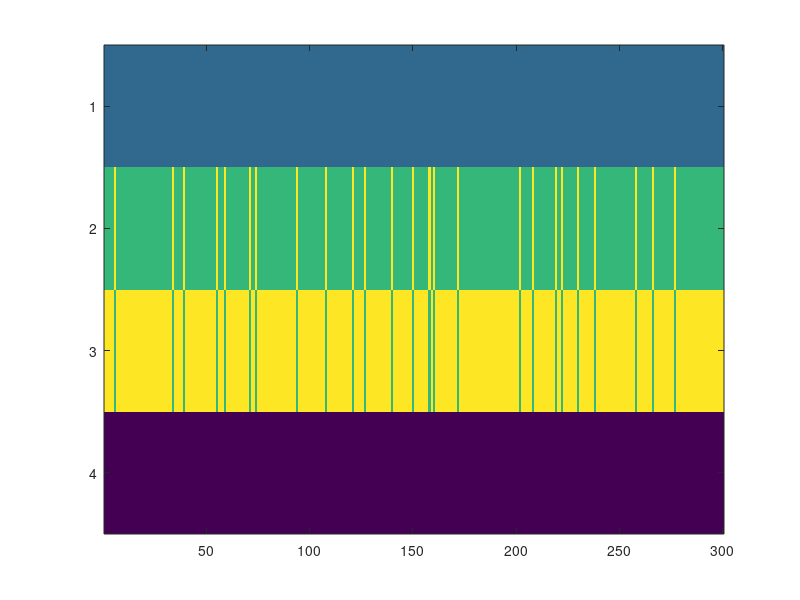

Write MATLAB code to recreate this figure.
a = [1;2;3;0];
b = [1;3;2;0];
r = rand(1,300) < 0.10;

ff = find(r);
ii = find(diff(ff)==1);
fii = ff(ii);
r(fii) = 0;


S = zeros(4,length(r));
S(:,r==1) = repmat(b,1,sum(r==1)),;
S(:,r==0) = repmat(a,1,sum(r==0));

min(diff(find(r)))
imagesc(S)

F1=[0,1047,1319,1568];
S1=F1(S+1);
S1=S1(:)';
S2=S1.*2;
S3=S1.*3;
S4=S1.*4;
